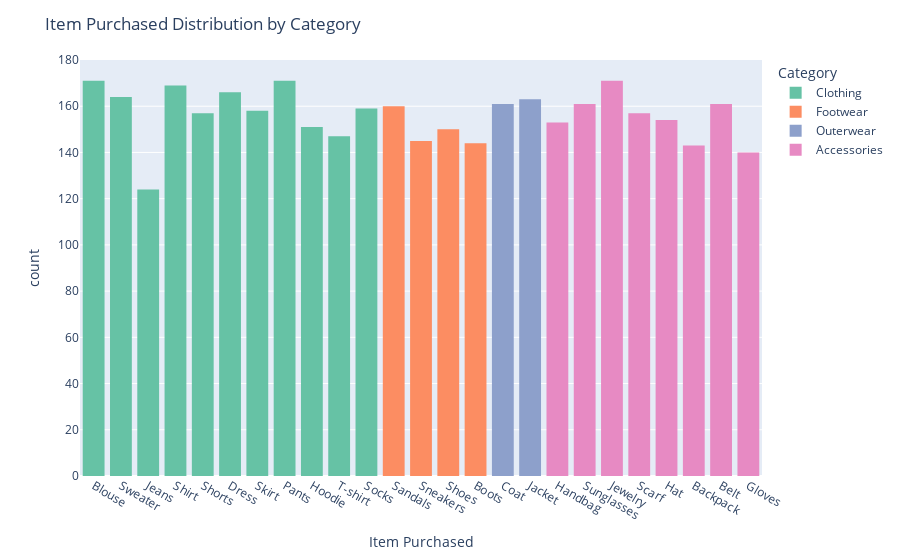

Write notebook code for a chart like this one.
### Code cell
fig = px.histogram(shop, x='Item Purchased', color='Category', color_discrete_sequence=px.colors.qualitative.Set2)  
fig.update_layout(title='Item Purchased Distribution by Category')
fig.show()

### Figure 1 — Plotly figure (JSON) as saved in the notebook; plotly's stock layout.template omitted (floating-point values rounded to 4 significant figures; data arrays with more than 128 entries replaced by an {"elided": "..."} marker saying what was removed)
{"data": [{"alignmentgroup": "True", "bingroup": "x", "hovertemplate": "Category=Clothing<br>Item Purchased=%{x}<br>count=%{y}<extra></extra>", "legendgroup": "Clothing", "marker": {"color": "rgb(102,194,165)", "pattern": {"shape": ""}}, "name": "Clothing", "offsetgroup": "Clothing", "orientation": "v", "showlegend": true, "type": "histogram", "x": {"elided": "1737 str values"}, "xaxis": "x", "yaxis": "y"}, {"alignmentgroup": "True", "bingroup": "x", "hovertemplate": "Category=Footwear<br>Item Purchased=%{x}<br>count=%{y}<extra></extra>", "legendgroup": "Footwear", "marker": {"color": "rgb(252,141,98)", "pattern": {"shape": ""}}, "name": "Footwear", "offsetgroup": "Footwear", "orientation": "v", "showlegend": true, "type": "histogram", "x": {"elided": "599 str values"}, "xaxis": "x", "yaxis": "y"}, {"alignmentgroup": "True", "bingroup": "x", "hovertemplate": "Category=Outerwear<br>Item Purchased=%{x}<br>count=%{y}<extra></extra>", "legendgroup": "Outerwear", "marker": {"color": "rgb(141,160,203)", "pattern": {"shape": ""}}, "name": "Outerwear", "offsetgroup": "Outerwear", "orientation": "v", "showlegend": true, "type": "histogram", "x": {"elided": "324 str values"}, "xaxis": "x", "yaxis": "y"}, {"alignmentgroup": "True", "bingroup": "x", "hovertemplate": "Category=Accessories<br>Item Purchased=%{x}<br>count=%{y}<extra></extra>", "legendgroup": "Accessories", "marker": {"color": "rgb(231,138,195)", "pattern": {"shape": ""}}, "name": "Accessories", "offsetgroup": "Accessories", "orientation": "v", "showlegend": true, "type": "histogram", "x": {"elided": "1240 str values"}, "xaxis": "x", "yaxis": "y"}], "layout": {"barmode": "relative", "legend": {"title": {"text": "Category"}, "tracegroupgap": 0}, "margin": {"t": 60}, "title": {"text": "Item Purchased Distribution by Category"}, "xaxis": {"anchor": "y", "domain": [0, 1], "title": {"text": "Item Purchased"}}, "yaxis": {"anchor": "x", "domain": [0, 1], "title": {"text": "count"}}}}
